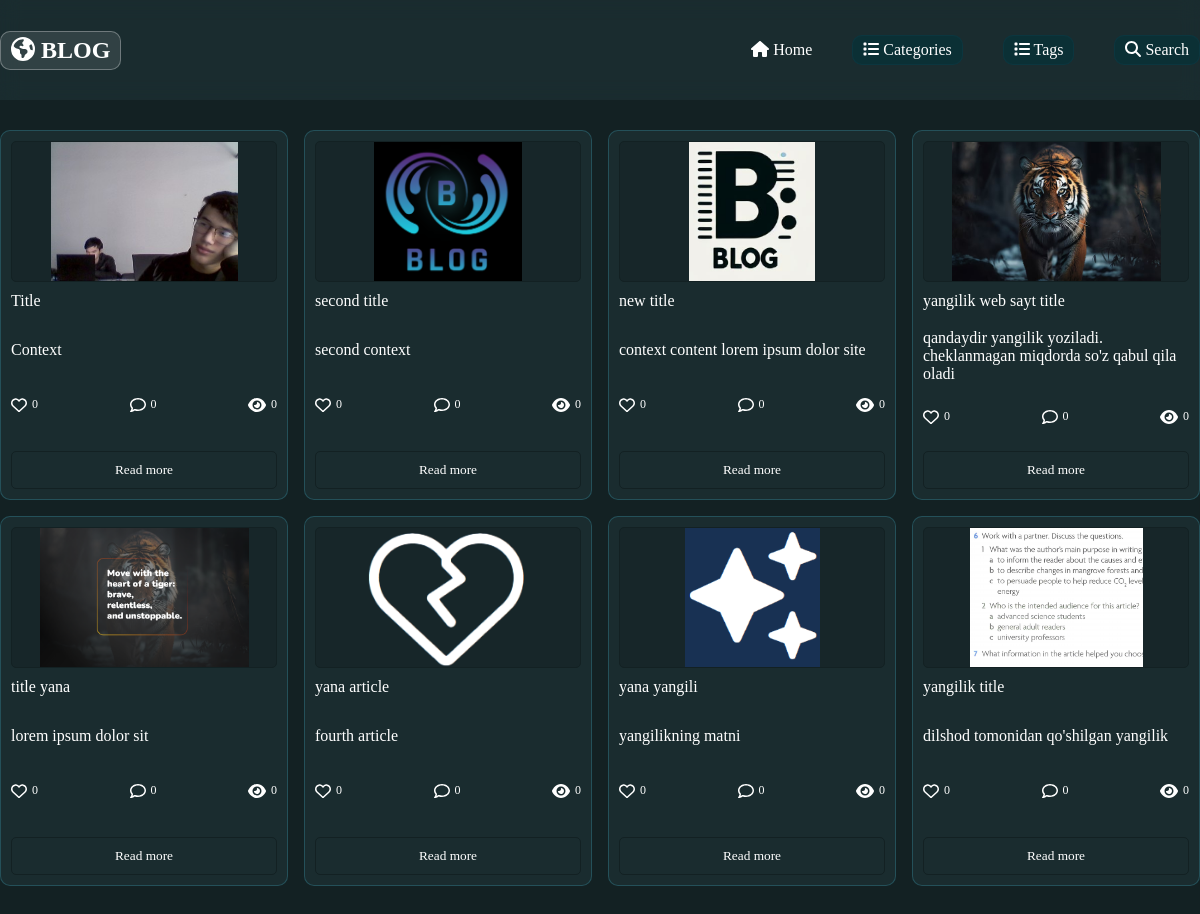
Before: / with the older database file.
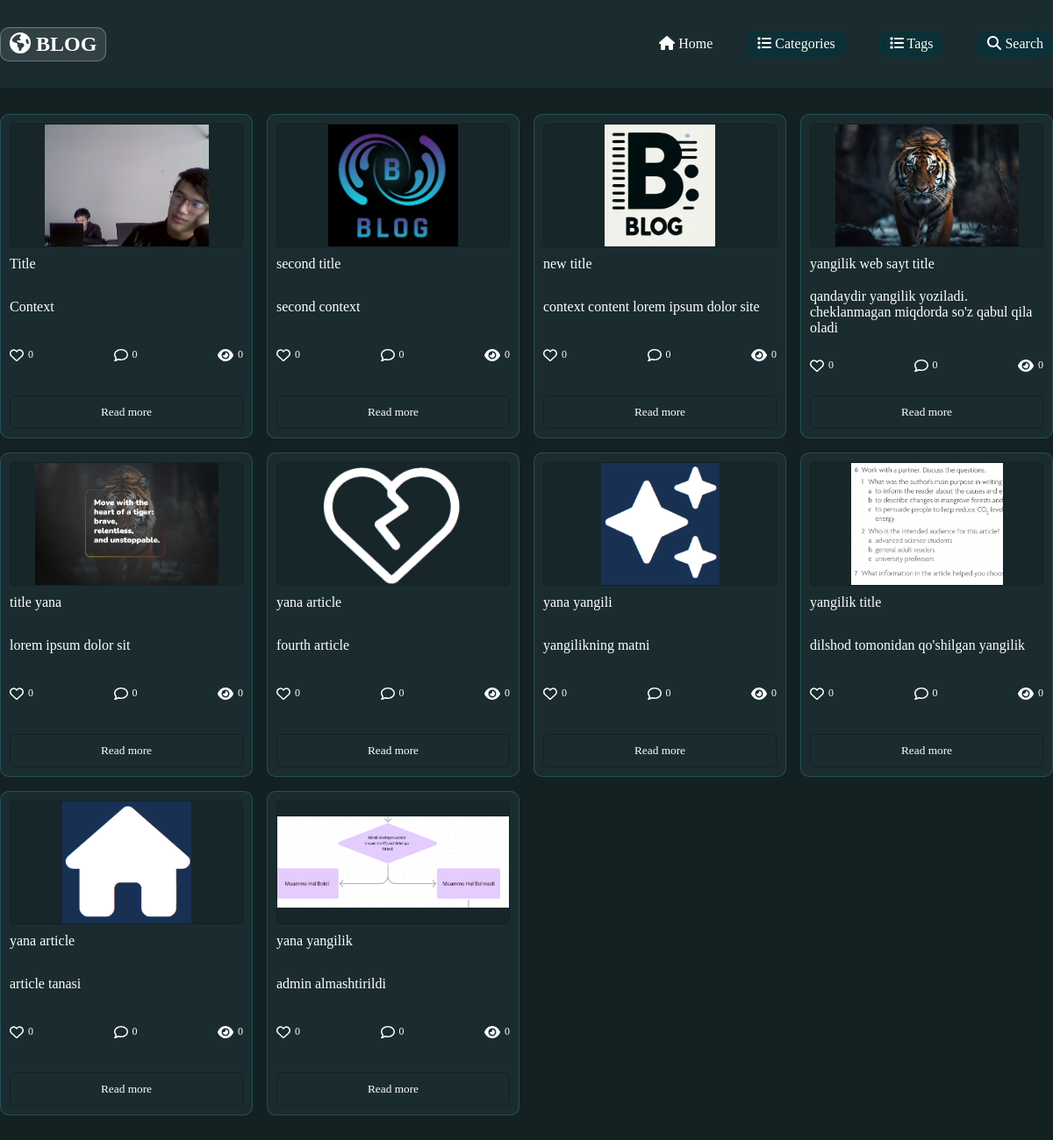
After: the same page with the newer database file.
### main_app/models.py (models this page shows, shortened)
class Article(models.Model):
    title = models.CharField(max_length=100)
    content = models.TextField()
    date = models.DateField(auto_now_add=True)
    author = models.ForeignKey('auth.User', on_delete=models.CASCADE)
    image   = models.ImageField(blank=True , upload_to="blog/")
    updated = models.DateTimeField(auto_now=True)
    likes = models.IntegerField(default=0)
    comments = models.IntegerField(default=0)
    views = models.IntegerField(default=0)
    category = models.ForeignKey(Categories, on_delete=models.CASCADE)
    tag = models.ForeignKey(Tags, on_delete=models.CASCADE)

### main_app/views.py (the view)
# urls.py: path("", views.show_article, name="articles"),
def show_article(request):
    all_articles = Article.objects.all()
    data = {
        "article": all_articles,
    }
    return render(request, "index.html", context=data)

### templates/index.html (shortened to what this page needs)
{% extends "wrapper.html" %}
{% block context_index %}
<div class="container">
    <div class="blog_card_wrapper">
        {% for i in article %}
        <div class="card">
            <div class="image_block" this_block_image="{{i.image.url}}">
            </div>
            <div class="context_block">
                <div class="title">
                    <p>{{ i.title }}</p>
                </div>
                <div class="main_idea">
                    <p>{{ i.content}}</p>
                </div>
                <div class="like_comment_wrapper_block">
                    <div class="like"><i class="fa-regular fa-heart"></i>
                        <p>{{i.likes}}</p>
                    </div>
                    <div class="comment"><i class="fa-regular fa-comment"></i>
                        <p>{{i.comments}}</p>
                    </div>
                    <div class="views"><i class="fa-solid fa-eye"></i>
                        <p>{{i.views}}</p>
                    </div>
                </div>
                <button class="btn_main">Read more</button>
            </div>
        </div>
        {% endfor %}
    </div>
</div>
{% endblock context_index %}

### templates/wrapper.html (shortened to what this page needs)
<!DOCTYPE html>
{% load static %}
<html lang="en">
<head>
    <link rel="stylesheet" href="{% static 'css/style.css' %}">
    <link href="{% static 'fontawesomefree/css/all.min.css' %}" rel="stylesheet" type="text/css">
</head>
<body>
</body>
<header>
    <div class="container">
        <div class="header_block">
            <div class="logo">
                <a href="/">
                    <h2 class="logo_nav_block"><i class="fa-solid fa-earth-americas"></i> BLOG</h2>
                </a>
            </div>
            <div class="nav_menu">
                <ul>
                    <li><a href="/"><i class="fa-solid fa-house"></i> Home</a></li>
                    <li class="category_btn"><i class="fa-solid fa-list"></i> Categories</li>
                    <li class="tags_btn logo_nav_block"><i class="fa-solid fa-list"></i> Tags</li>
                    <li class="logo_nav_block search_btn_nav"><i class="fa-solid fa-magnifying-glass"></i> Search</li>
                </ul>
            </div>
        </div>
    </div>
</header>
<div class="only_header" style="height: 100px;"></div>
{% block context_index %}
{% endblock context_index %}
</html>

### staticfiles/css/style.css (style rules this page uses)
* { margin: 0; padding: 0; box-sizing: border-box; font-family: 'nunito'; text-decoration: none; list-style: none; color: white; }
body { background-color: #132123; color: white; }
.container { width: 1200px; height: auto; margin: 0px auto; }
header { width: 100%; height: 100px; background-color: #223a3e79; backdrop-filter: blur(10px); position: fixed; color: white; display: flex; justify-content: center; z-index: 99 !important; }
.header_block { width: 100%; height: 100%; margin: auto; display: flex; justify-content: space-between; align-items: center; }
.logo_nav_block, .category_btn { padding: 5px 10px; border: 1px solid rgba(255, 255, 255, 0.3); border-radius: 10px; background-color: rgba(255, 255, 255, 0.1); }
.nav_menu ul { display: flex; justify-content: center; align-items: center; gap: 40px; }
.search_btn_nav, .category_btn, .tags_btn { border-color: #0c3b44a1; background-color: #06333ba1; transition: 0.3s; cursor: pointer; }
.blog_card_wrapper { padding: 30px 0px; display: grid; grid-template-columns: repeat(4, 1fr); gap: 1em; }
.image_block { width: 100%; height: 150px; border: 1px solid #132123; border-radius: 5px; background-color: #1321237a; position: relative; overflow: hidden; }
.card { height: 370px; border: 1px solid #2c6672a1; border-radius: 10px; padding: 10px; background-color: #223a3e79; display: flex; flex-direction: column; gap: 10px; }
.context_block { height: 210px; display: flex; flex-direction: column; justify-content: space-between; }
.context_block button { border: 1px solid #132123; outline: none; outline: none; background-color: transparent; padding: 10px; border-radius: 5px; }
.like_comment_wrapper_block { width: 100%; height: 30px; display: flex; justify-content: space-between; align-items: center; }
.like_comment_wrapper_block div { height: 100%; display: flex; justify-content: space-between; align-items: center; gap: 5px; }
.like_comment_wrapper_block div p { font-size: 12px; }

Changed rows visible on the page:
added Article: shows a picture, title "yana article", content "article tanasi", likes "0", comments "0", views "0"
added Article: shows a picture, title "yana yangilik", content "admin almashtirildi", likes "0", comments "0", views "0"
